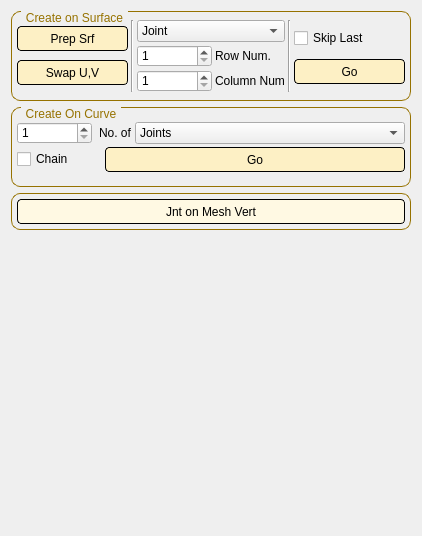
      <widget class="QWidget" name="tab_8">
       <attribute name="title">
        <string>Create On</string>
       </attribute>
       <layout class="QGridLayout" name="gridLayout_22">
        <item row="0" column="0">
         <layout class="QGridLayout" name="gridLayout_21">
          <item row="0" column="0">
           <widget class="QGroupBox" name="groupBox_13">
            <property name="minimumSize">
             <size>
              <width>400</width>
              <height>90</height>
             </size>
            </property>
            <property name="maximumSize">
             <size>
              <width>400</width>
              <height>90</height>
             </size>
            </property>
            <property name="styleSheet">
             <string notr="true">QGroupBox {
    border: 1px solid gray;
    border-radius: 9px;
    margin-top: 0.5em;
border-color:  rgb(150, 114, 0);
}

QGroupBox::title {
    subcontrol-origin: margin;
    left: 10px;
    padding: 0 3px 0 3px;
	color:  rgb(150, 114, 0);
}</string>
            </property>
            <property name="title">
             <string>Create on Surface</string>
            </property>
            <layout class="QGridLayout" name="gridLayout_65">
             <property name="leftMargin">
              <number>5</number>
             </property>
             <property name="topMargin">
              <number>5</number>
             </property>
             <property name="rightMargin">
              <number>5</number>
             </property>
             <property name="bottomMargin">
              <number>5</number>
             </property>
             <property name="spacing">
              <number>5</number>
             </property>
             <item row="0" column="0">
              <layout class="QGridLayout" name="gridLayout_77">
               <property name="spacing">
                <number>3</number>
               </property>
               <item row="0" column="0">
                <layout class="QGridLayout" name="gridLayout_83">
                 <property name="spacing">
                  <number>3</number>
                 </property>
                 <item row="0" column="0">
                  <widget class="QPushButton" name="btn_utilPrepSrf">
                   <property name="minimumSize">
                    <size>
                     <width>100</width>
                     <height>25</height>
                    </size>
                   </property>
                   <property name="toolTip">
                    <string>Create new surface, or rebuild selected nurbs 0,1 Parameterization. Displays UV border.</string>
                   </property>
                   <property name="styleSheet">
                    <string notr="true">QPushButton{
border-style: solid;
border-color: black;
border-width: 1px;
border-radius: 4px;
background-color: rgb(253, 240, 197);
color: rgb(0, 0, 0);
}
QPushButton:hover {   
border-style: solid;
border-color: black;
border-width: 1px;
border-radius: 4px;
background-color: rgb(240, 240, 240
);
color: rgb(0, 0, 0);
}</string>
                   </property>
                   <property name="text">
                    <string>Prep Srf</string>
                   </property>
                  </widget>
                 </item>
                 <item row="1" column="0">
                  <widget class="QPushButton" name="btn_utilSwapUV">
                   <property name="minimumSize">
                    <size>
                     <width>0</width>
                     <height>25</height>
                    </size>
                   </property>
                   <property name="toolTip">
                    <string>Spin nurbs surface border edges</string>
                   </property>
                   <property name="styleSheet">
                    <string notr="true">QPushButton{
border-style: solid;
border-color: black;
border-width: 1px;
border-radius: 4px;
background-color: rgb(253, 240, 197);
color: rgb(0, 0, 0);
}
QPushButton:hover {   
border-style: solid;
border-color: black;
border-width: 1px;
border-radius: 4px;
background-color: rgb(240, 240, 240
);
color: rgb(0, 0, 0);
}</string>
                   </property>
                   <property name="text">
                    <string>Swap U,V</string>
                   </property>
                  </widget>
                 </item>
                </layout>
               </item>
               <item row="0" column="1">
                <widget class="Line" name="line_6">
                 <property name="orientation">
                  <enum>Qt::Vertical</enum>
                 </property>
                </widget>
               </item>
               <item row="0" column="2">
                <layout class="QGridLayout" name="gridLayout_86">
                 <item row="0" column="0">
                  <widget class="QComboBox" name="cbo_utilObjType">
                   <property name="layoutDirection">
                    <enum>Qt::LeftToRight</enum>
                   </property>
                   <property name="currentText">
                    <string>Joint</string>
                   </property>
                   <item>
                    <property name="text">
                     <string>Joint</string>
                    </property>
                   </item>
                   <item>
                    <property name="text">
                     <string>Locator</string>
                    </property>
                   </item>
                  </widget>
                 </item>
                 <item row="1" column="0">
                  <layout class="QGridLayout" name="gridLayout_88">
                   <property name="spacing">
                    <number>3</number>
                   </property>
                   <item row="0" column="0">
                    <layout class="QGridLayout" name="gridLayout_89">
                     <item row="0" column="0">
                      <widget class="QSpinBox" name="spn_utilRow">
                       <property name="minimumSize">
                        <size>
                         <width>75</width>
                         <height>0</height>
                        </size>
                       </property>
                       <property name="maximumSize">
                        <size>
                         <width>75</width>
                         <height>16777215</height>
                        </size>
                       </property>
                       <property name="minimum">
                        <number>1</number>
                       </property>
                       <property name="maximum">
                        <number>500</number>
                       </property>
                       <property name="value">
                        <number>1</number>
                       </property>
                      </widget>
                     </item>
                     <item row="0" column="1">
                      <widget class="QLabel" name="lbl_utilRow">
                       <property name="text">
                        <string>Row Num.</string>
                       </property>
                      </widget>
                     </item>
                    </layout>
                   </item>
                   <item row="1" column="0">
                    <layout class="QGridLayout" name="gridLayout_94">
                     <item row="0" column="0">
                      <widget class="QSpinBox" name="spn_utilColumn">
                       <property name="minimumSize">
                        <size>
                         <width>75</width>
                         <height>0</height>
                        </size>
                       </property>
                       <property name="maximumSize">
                        <size>
                         <width>75</width>
                         <height>16777215</height>
                        </size>
                       </property>
                       <property name="minimum">
                        <number>1</number>
                       </property>
                       <property name="maximum">
                        <number>500</number>
                       </property>
                       <property name="value">
                        <number>1</number>
                       </property>
                      </widget>
                     </item>
                     <item row="0" column="1">
                      <widget class="QLabel" name="lbl_utilColumn">
                       <property name="text">
                        <string>Column Num</string>
                       </property>
                      </widget>
                     </item>
                    </layout>
                   </item>
                  </layout>
                 </item>
                </layout>
               </item>
               <item row="0" column="3">
                <widget class="Line" name="line_25">
                 <property name="orientation">
                  <enum>Qt::Vertical</enum>
                 </property>
                </widget>
               </item>
               <item row="0" column="4">
                <layout class="QGridLayout" name="gridLayout_99">
                 <property name="spacing">
                  <number>3</number>
                 </property>
                 <item row="0" column="0">
                  <widget class="QCheckBox" name="chk_srfSkipLast">
                   <property name="toolTip">
                    <string>For closed surfaces</string>
                   </property>
                   <property name="layoutDirection">
                    <enum>Qt::LeftToRight</enum>
                   </property>
                   <property name="text">
                    <string>Skip Last</string>
                   </property>
                   <property name="checked">
                    <bool>false</bool>
                   </property>
                  </widget>
                 </item>
                 <item row="1" column="0">
                  <widget class="QPushButton" name="btn_utilCreateOnSrf">
                   <property name="minimumSize">
                    <size>
                     <width>100</width>
                     <height>25</height>
                    </size>
                   </property>
                   <property name="toolTip">
                    <string>Creates the selected items evenly along nurbs surface</string>
                   </property>
                   <property name="styleSheet">
                    <string notr="true">QPushButton{
border-style: solid;
border-color: black;
border-width: 1px;
border-radius: 4px;
background-color: rgb(253, 240, 197);
color: rgb(0, 0, 0);
}
QPushButton:hover {   
border-style: solid;
border-color: black;
border-width: 1px;
border-radius: 4px;
background-color: rgb(240, 240, 240
);
color: rgb(0, 0, 0);
}</string>
                   </property>
                   <property name="text">
                    <string>Go</string>
                   </property>
                  </widget>
                 </item>
                </layout>
               </item>
              </layout>
             </item>
            </layout>
           </widget>
          </item>
          <item row="1" column="0">
           <widget class="QGroupBox" name="groupBox_14">
            <property name="minimumSize">
             <size>
              <width>400</width>
              <height>80</height>
             </size>
            </property>
            <property name="maximumSize">
             <size>
              <width>400</width>
              <height>80</height>
             </size>
            </property>
            <property name="styleSheet">
             <string notr="true">QGroupBox {
    border: 1px solid gray;
    border-radius: 9px;
    margin-top: 0.5em;
border-color:  rgb(150, 114, 0);
}

QGroupBox::title {
    subcontrol-origin: margin;
    left: 10px;
    padding: 0 3px 0 3px;
	color:  rgb(150, 114, 0);
}</string>
            </property>
            <property name="title">
             <string>Create On Curve</string>
            </property>
            <layout class="QGridLayout" name="gridLayout_100">
             <property name="leftMargin">
              <number>5</number>
             </property>
             <property name="topMargin">
              <number>5</number>
             </property>
             <property name="rightMargin">
              <number>5</number>
             </property>
             <property name="bottomMargin">
              <number>5</number>
             </property>
             <property name="spacing">
              <number>5</number>
             </property>
             <item row="0" column="0">
              <layout class="QGridLayout" name="gridLayout_101">
               <property name="spacing">
                <number>3</number>
               </property>
               <item row="0" column="0">
                <layout class="QGridLayout" name="gridLayout_102">
                 <item row="0" column="0">
                  <widget class="QSpinBox" name="spn_crvNumOf">
                   <property name="minimumSize">
                    <size>
                     <width>75</width>
                     <height>0</height>
                    </size>
                   </property>
                   <property name="maximumSize">
                    <size>
                     <width>75</width>
                     <height>16777215</height>
                    </size>
                   </property>
                   <property name="minimum">
                    <number>1</number>
                   </property>
                   <property name="maximum">
                    <number>1000</number>
                   </property>
                   <property name="value">
                    <number>1</number>
                   </property>
                  </widget>
                 </item>
                 <item row="0" column="1" alignment="Qt::AlignRight">
                  <widget class="QLabel" name="lbl_crvNumOf">
                   <property name="text">
                    <string>No. of</string>
                   </property>
                  </widget>
                 </item>
                 <item row="0" column="2">
                  <widget class="QComboBox" name="cbo_crvNumOf">
                   <property name="minimumSize">
                    <size>
                     <width>270</width>
                     <height>0</height>
                    </size>
                   </property>
                   <property name="maximumSize">
                    <size>
                     <width>260</width>
                     <height>16777215</height>
                    </size>
                   </property>
                   <property name="currentText">
                    <string>Joints</string>
                   </property>
                   <item>
                    <property name="text">
                     <string>Joints</string>
                    </property>
                   </item>
                   <item>
                    <property name="text">
                     <string>Locators</string>
                    </property>
                   </item>
                  </widget>
                 </item>
                </layout>
               </item>
               <item row="1" column="0">
                <layout class="QGridLayout" name="gridLayout_108">
                 <item row="0" column="1">
                  <widget class="QPushButton" name="btn_crvGo">
                   <property name="minimumSize">
                    <size>
                     <width>300</width>
                     <height>25</height>
                    </size>
                   </property>
                   <property name="toolTip">
                    <string>Create items evenly along curve. Select curve and run</string>
                   </property>
                   <property name="styleSheet">
                    <string notr="true">QPushButton{
border-style: solid;
border-color: black;
border-width: 1px;
border-radius: 4px;
background-color: rgb(253, 240, 197);
color: rgb(0, 0, 0);
}
QPushButton:hover {   
border-style: solid;
border-color: black;
border-width: 1px;
border-radius: 4px;
background-color: rgb(240, 240, 240
);
color: rgb(0, 0, 0);
}</string>
                   </property>
                   <property name="text">
                    <string>Go</string>
                   </property>
                  </widget>
                 </item>
                 <item row="0" column="0">
                  <widget class="QCheckBox" name="chk_crvJntAsChain">
                   <property name="layoutDirection">
                    <enum>Qt::LeftToRight</enum>
                   </property>
                   <property name="text">
                    <string>Chain</string>
                   </property>
                  </widget>
                 </item>
                </layout>
               </item>
              </layout>
             </item>
            </layout>
           </widget>
          </item>
          <item row="2" column="0">
           <widget class="QGroupBox" name="groupBox_41">
            <property name="sizePolicy">
             <sizepolicy hsizetype="Preferred" vsizetype="Expanding">
              <horstretch>0</horstretch>
              <verstretch>0</verstretch>
             </sizepolicy>
            </property>
            <property name="minimumSize">
             <size>
              <width>0</width>
              <height>0</height>
             </size>
            </property>
            <property name="maximumSize">
             <size>
              <width>16777215</width>
              <height>47</height>
             </size>
            </property>
            <property name="styleSheet">
             <string notr="true">QGroupBox {
    border: 1px solid gray;
    border-radius: 9px;
    margin-top: 0.5em;
border-color:  rgb(150, 114, 0);
}

QGroupBox::title {
    subcontrol-origin: margin;
    left: 10px;
    padding: 0 3px 0 3px;
	color:  rgb(150, 114, 0);
}</string>
            </property>
            <property name="title">
             <string/>
            </property>
            <layout class="QGridLayout" name="gridLayout_131">
             <property name="leftMargin">
              <number>5</number>
             </property>
             <property name="topMargin">
              <number>5</number>
             </property>
             <property name="rightMargin">
              <number>5</number>
             </property>
             <property name="bottomMargin">
              <number>5</number>
             </property>
             <property name="spacing">
              <number>5</number>
             </property>
             <item row="0" column="0">
              <widget class="QPushButton" name="btn_jntOnVtx">
               <property name="minimumSize">
                <size>
                 <width>100</width>
                 <height>25</height>
                </size>
               </property>
               <property name="toolTip">
                <string>Creates joints attached to mesh vertex. UV's are required on the mesh. And the mesh have transforms frozen.</string>
               </property>
               <property name="styleSheet">
                <string notr="true">QPushButton{
border-style: solid;
border-color: black;
border-width: 1px;
border-radius: 4px;
background-color: rgb(255, 249, 227);
color: rgb(0, 0, 0);
}
QPushButton:hover {   
border-style: solid;
border-color: black;
border-width: 1px;
border-radius: 4px;
background-color: rgb(255, 249, 227);
color: rgb(0, 0, 0);
}</string>
               </property>
               <property name="text">
                <string>Jnt on Mesh Vert</string>
               </property>
              </widget>
             </item>
            </layout>
           </widget>
          </item>
         </layout>
        </item>
        <item row="1" column="0">
         <spacer name="verticalSpacer_7">
          <property name="orientation">
           <enum>Qt::Vertical</enum>
          </property>
          <property name="sizeHint" stdset="0">
           <size>
            <width>20</width>
            <height>295</height>
           </size>
          </property>
         </spacer>
        </item>
       </layout>
      </widget>
